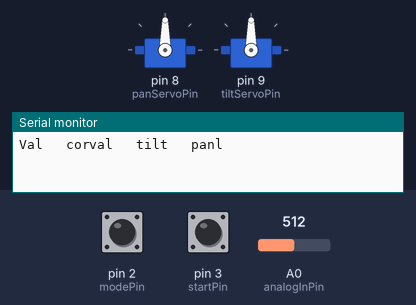
A sketch run on a simulated Arduino Uno, built with avr-gcc and run on an emulated ATmega328P. Parts: 2 × servo, the last lines printed to the serial monitor. The test bench sets the inputs (shaded band); at power-on: pin 2 (modePin) LOW, pin 3 (startPin) LOW, A0 (analogInPin) = 512.

Above: at 1.2 s.
1.3 s: pin 2 (modePin) pulled HIGH for 0.15 s
2.9 s: pin 3 (startPin) pulled HIGH for 0.15 s
At 5.85 s:
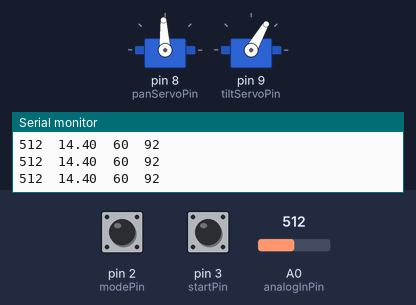
5.9 s: pin 2 (modePin) driven HIGH and pin 3 (startPin) driven HIGH
At 6.8 s:
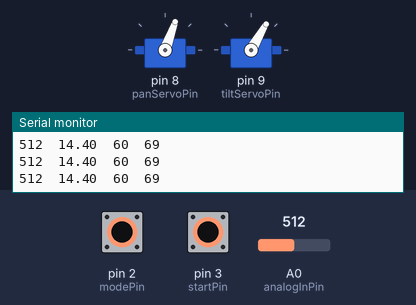
8.9 s: A0 (analogInPin) set to 11
At 9.94 s:
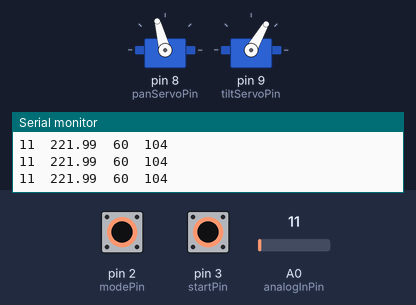
11.9 s: A0 (analogInPin) set to 8
14.9 s: A0 (analogInPin) set to 0
Timing chart, 0 to 18.9 s (numbered marks = the images above; inputs shaded):
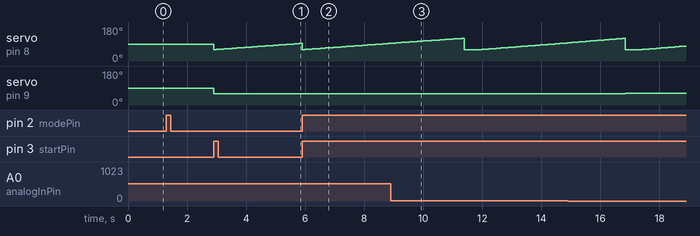

Measured:
- after the input at 2.9 s, servo on pin 9 (tiltServoPin): 90° → 60° at once

The sketch:

V1_Test.ino
```cpp
//Headers to include:
#include <Servo.h>
#include <math.h>

Servo panservo;  // create servo object for panning
Servo tiltservo; // create servo object for tilting
// twelve servo objects can be created on most boards

// Set constants
const int INTERVAL = 500;   //set button interval
const int TILTMIN = 60;     //Set min tilt angle
const int TILTMAX = 120;    //Set max tilt angle
const int PANMIN = 60;      //Set min pan angle
const int PANMAX = 120;     //Set max pan angle
const int STEP = 1;         //Set step for angle
const double Pi = 3.14159;  //Pi.
const double b = 6.5048;    //The constant b from the calibration done in MATLAB.
const double m = -0.0185;   //The constant m from the calibration done in MATLAB

//Set up pins
const int startPin = 3;     //The pin of the button that starts the test
const int modePin = 2;      //The pin of the button that changes modes
const int panServoPin = 8;  //The pin of the pan servo
const int tiltServoPin = 9; //The pin of the tilt servo
const int analogInPin = 0;  //Set the pin that the IR sensor will print to

// variables
int pan = 0;                  // Stores the pan servo position
int tilt = 0;                 // Stores the tilt servo position
int val = 0;                  // Stores the values from sensor
int buttonState = 0;          // Stores the current button state
int lastButtonState = 0;      // Stores the last button state for the first button
int lastButtonState2 = 0;     // Stores the last button state for the second button
unsigned long previousMillisButton = 0;       // store last time the button was checked to see if it was being pressed
unsigned long previousMillisButton2 = 0;      // Stores last time second button was checked
const int delayInterval = 200; //Set the delay time between button checks
int buttonMode = 0;           //Used to store which mode the project is in.
int corrval = 0;              //The corrected val value.


void setup() {
  //Attach the start pin and allow it to interrupt
  pinMode(startPin, INPUT);
  attachInterrupt(digitalPinToInterrupt(startPin), buttonUpdate, CHANGE);

  //Attach the mode changing pin, and allow it to interrupt.
  pinMode(modePin, INPUT);
  attachInterrupt(digitalPinToInterrupt(modePin), buttonModeChange, CHANGE);

  //Attach misc. pins
  pinMode(analogInPin, INPUT_PULLUP);

  //Attach servos
  panservo.attach(panServoPin);  // attaches the pan servo on pin 8 to the servo object
  tiltservo.attach(tiltServoPin); // attaches the tilt servo on pin 9 to the servo object

  Serial.begin(9600);               // starts the serial monitor
  Serial.println("Val \tcorval \ttilt \tpanl"); //Prints what the information will be in each column
}


void loop() {
  interrupts();   //allow interrupts
  delay(10);
}


void readIn()
{
  //Read in from the IR sensor, and print the results to serial.

  val = analogRead(analogInPin);       // reads the value of the sharp sensor

  //Gets the corrected distance
  double cordist = (log(val)-b)/m;

  //Print the data obtained from the read.
  Serial.print(val);
  Serial.print("\t");
  Serial.print(cordist);
  Serial.print("\t");
  Serial.print(tilt);
  Serial.print("\t");
  Serial.print(pan);
  Serial.println("");
}

void fullScan()
{
  //Do a "full" scan of an object (use both the pan and tilt functions).

  //allow interrupts (to reset)
  interrupts();

  //Set the servos to start at their minimum values
  panservo.write(PANMIN);
  tiltservo.write(TILTMIN);

  //Go from the minimums to maximums for hte two servos, pause, then take a reading.
  for (tilt = TILTMIN; tilt <= TILTMAX; tilt += STEP) {
    for (pan = PANMIN; pan <= PANMAX; pan += STEP) {
      panservo.write(pan);
      delay(50);
      for (int x = 1; x <= 5; x++){
        readIn();
        delay(5);
      }
      //If the button mode changes, break out of this loop.
      if (buttonMode != 1){
        break;
      }
    }
    //Increment tilt and go back to the pan minimum.
    tiltservo.write(tilt);
    panservo.write(PANMIN);

    //Make sure there's enough time for the servos to move to the position
    delay(500);
    if (buttonMode == 0){
        break;
      }
  }

  //Go back to the starting position of scanning
  panservo.write((PANMIN + PANMAX)/2);
  tiltservo.write((TILTMIN + TILTMAX/2));
}


void halfScan()
{
  //Do a "half scan," or just a horizontal scan, of an object.
  interrupts();
  panservo.write(PANMIN);
  for (pan = PANMIN; pan <= PANMAX; pan += STEP) {
    panservo.write(pan);
    delay(10);
    for (int x = 1; x <= 5; x++){
        readIn();
        delay(5);
      }
    if (buttonMode == 0){
      break;
    }
  }
  panservo.write(PANMIN);
}


void buttonUpdate()
{
  //The function that activates the correct sequence of events, depending on what the button mode is.
  unsigned long currentMillis = millis();
  buttonState = digitalRead(startPin);

  //Option 1: Do a full scan
  if (buttonMode == 1)
  {
    if ((currentMillis - previousMillisButton) >= delayInterval){
      if (buttonState == HIGH && lastButtonState != HIGH) {
            fullScan();
          }
      previousMillisButton = currentMillis;
      lastButtonState = buttonState;
    }
  }

  //Option 2: Do a half scan
  else if (buttonMode == 2){
    if ((currentMillis - previousMillisButton) >= delayInterval){
    if (buttonState == HIGH && lastButtonState != HIGH) {
          halfScan();
        }
    previousMillisButton = currentMillis;
    lastButtonState = buttonState;
    }
  }

  //Option 3: ping an object (for calibration)
  else {
    if ((currentMillis - previousMillisButton) >= delayInterval){
      Serial.println("Test time!");
      for (int x = 0; x < 5; x ++){
        readIn();
        delay(100);
      }
    }
  previousMillisButton = currentMillis;
  lastButtonState = buttonState;
  }
}


void buttonModeChange() {
  //Change what mode the device is in.
  unsigned long currentMillis = millis();
  buttonState = digitalRead(modePin);
  if ((currentMillis - previousMillisButton2) >= delayInterval){
    if (buttonState == HIGH && lastButtonState2 != HIGH) {
      buttonMode = (++buttonMode) % 3;
      Serial.println("WE CHANGED! to: ");
      Serial.println(buttonMode);
    }
    lastButtonState2 = buttonState;
    previousMillisButton2 = currentMillis;
  }
}
```
